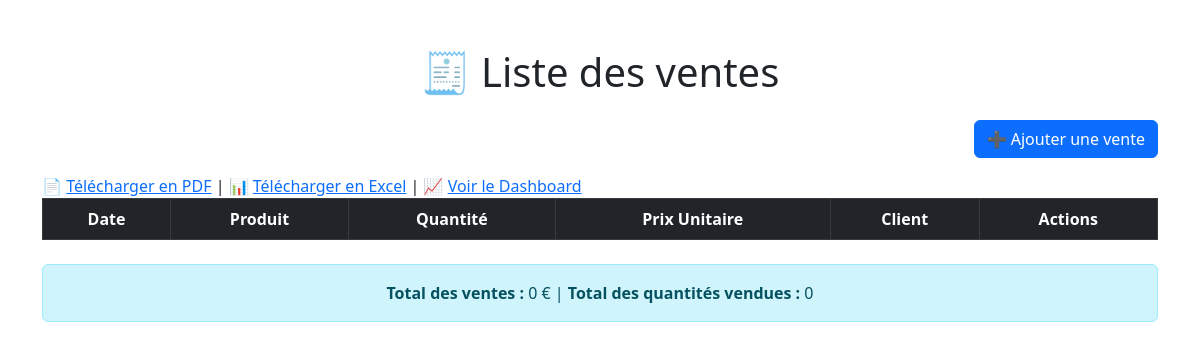
/, run on an earlier commit of the app's database.
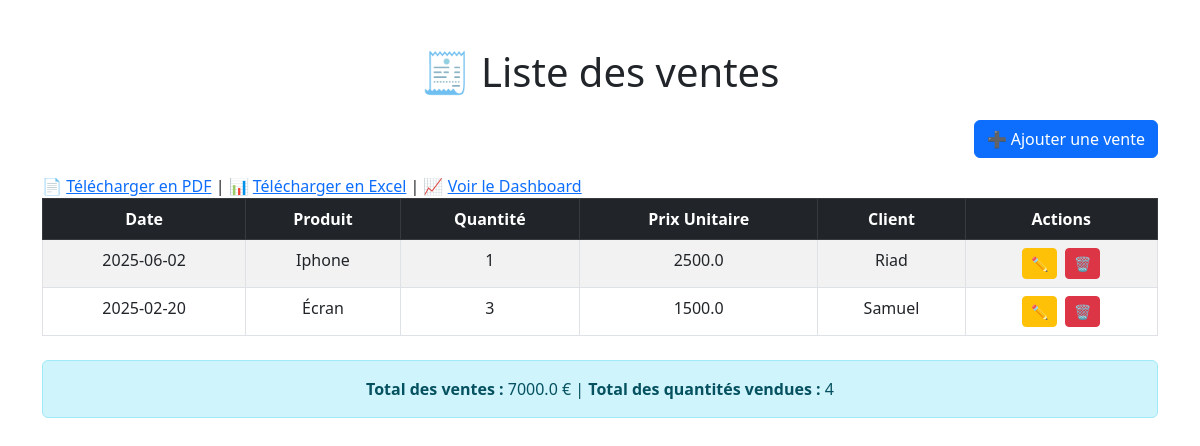
And on a later commit of the database.
### tables this page shows
CREATE TABLE ventes (
    id INTEGER PRIMARY KEY AUTOINCREMENT,
    date TEXT,
    produit TEXT,
    quantite INTEGER,
    prix_unitaire REAL,
    client TEXT
);

### app.py (the view)
@app.route('/')
def index():
    ventes = get_all_ventes()
    total_ventes, total_quantite = get_totaux()
    return render_template('index.html', ventes=ventes, total_ventes=total_ventes, total_quantite=total_quantite)

### app.py (called while the page is built)
def get_all_ventes():
    conn = sqlite3.connect("db/ventes.db")
    conn.row_factory = sqlite3.Row #Accéder aux colonnes
    cursor = conn.cursor()
    cursor.execute("SELECT * FROM ventes")
    ventes = cursor.fetchall()
    conn.close()
    return ventes

def get_totaux():
    conn = sqlite3.connect("db/ventes.db")
    cursor = conn.cursor()
    cursor.execute("SELECT SUM(quantite * prix_unitaire) FROM ventes")
    total_ventes = cursor.fetchone()[0] or 0
    cursor.execute("SELECT SUM(quantite) FROM ventes")
    total_quantite = cursor.fetchone()[0] or 0
    conn.close()
    return total_ventes, total_quantite

### templates/index.html (shortened to what this page needs)
<!DOCTYPE html>
<html lang="fr">
<head>
    <link href="https://cdn.jsdelivr.net/npm/bootstrap@5.3.0/dist/css/bootstrap.min.css" rel="stylesheet">
</head>
<body>
    <div class="container mt-5">
        <h1 class="mb-4 text-center">🧾 Liste des ventes</h1>
        <div class="mb-3 text-end">
            <a href="{{ url_for('ajouter') }}" class="btn btn-primary">
                ➕ Ajouter une vente
            </a>
        </div>
        <div class="mt-3">
            📄 <a href="{{ url_for('generer_pdf') }}">Télécharger en PDF</a> |
            📊 <a href="{{ url_for('generer_excel') }}">Télécharger en Excel</a> |
            📈 <a href="{{ url_for('dashboard') }}">Voir le Dashboard</a>
        </div>
        <table class="table table-bordered table-striped table-hover">
            <thead class="table-dark text-center">
                <tr>
                    <th>Date</th>
                    <th>Produit</th>
                    <th>Quantité</th>
                    <th>Prix Unitaire</th>
                    <th>Client</th>
                    <th>Actions</th>
                </tr>
            </thead>
            <tbody class="text-center">
                {% for vente in ventes %}
                <tr>
                    <td>{{ vente.date }}</td>
                    <td>{{ vente.produit }}</td>
                    <td>{{ vente.quantite }}</td>
                    <td>{{ vente.prix_unitaire }}</td>
                    <td>{{ vente.client }}</td>
                    <td>
                        <a href="{{ url_for('modifier', id=vente.id) }}" class="btn btn-sm btn-warning me-1">✏️</a>
                        <a href="{{ url_for('supprimer', id=vente.id) }}" class="btn btn-sm btn-danger"
                           onclick="return confirm('Confirmer la suppression ?');">🗑️</a>
                    </td>
                </tr>
                {% endfor %}
            </tbody>
        </table>
        <div class="alert alert-info mt-4 text-center">
            <strong>Total des ventes :</strong> {{ total_ventes }} € |
            <strong>Total des quantités vendues :</strong> {{ total_quantite }}
        </div>
    </div>
</body>
</html>

What changed in the data, as far as the page shows it:
added ventes: date "2025-06-02", produit "Iphone", quantite "1", prix_unitaire "2500.0", client "Riad"
added ventes: date "2025-02-20", produit "Écran", quantite "3", prix_unitaire "1500.0", client "Samuel"
Also different on the page:
{{ total_ventes }}: "0" → "7000.0"
{{ total_quantite }}: "0" → "4"
